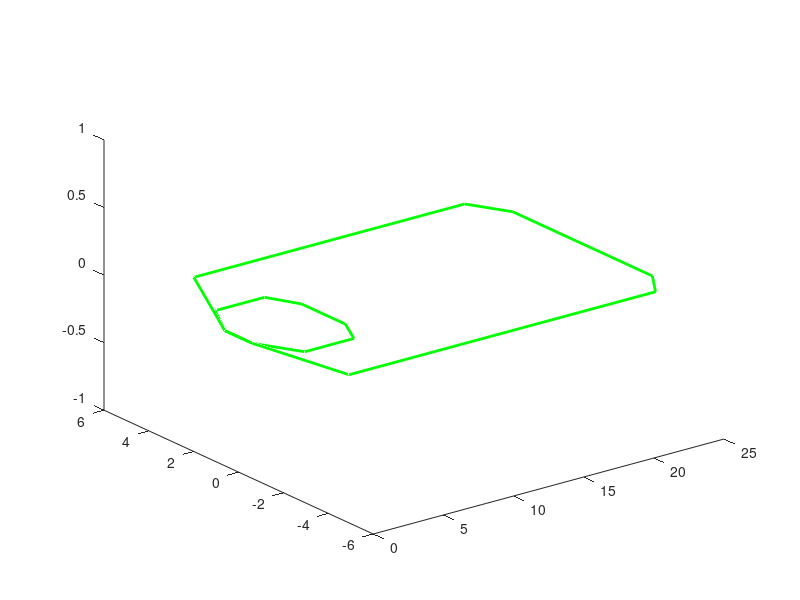

This figure's MATLAB source:
function plot_gt_etas()
%     inch2mm = 304.8;        % 1 cube = 12 inch = 304.8 mm
%     gt_x = [0 0 13*inch2mm 13*inch2mm 0];
%     gt_y = [-1*inch2mm 6*inch2mm 6*inch2mm -1*inch2mm -1*inch2mm];
%     %gt_x = [0 0 2135 2135 0];
%     %gt_y = [0 1220 1220 0 0];
%     gt_z = [0 0 0 0 0];
%     gt_x = gt_x / 1000; % [mm] -> [m]
%     gt_y = gt_y / 1000; % [mm] -> [m]
%     gt_z = gt_z / 1000; % [mm] -> [m]
    
    inch2m = 0.0254;        % 1 inch = 0.0254 m
    gt_x = [0 0 150 910 965 965 910 50 0 0];
    gt_y = [0 24 172.5 172.5 122.5 -122.5 -162.5 -162.5 -24 0];
    
    gt_x = [gt_x 0 0 60 60+138 60+138+40 60+138+40 60+138 60 0 0];
    gt_y = [gt_y 0 24 38.5+40 38.5+40 38.5 -38.5 -38.5-40 -38.5-40 -24 0];
    
    gt_x = gt_x * inch2m;
    gt_y = gt_y * inch2m;
    gt_z = zeros(length(gt_x),1);    
    plot3(gt_x,gt_y,gt_z,'g-','LineWidth',2);
    
    
end